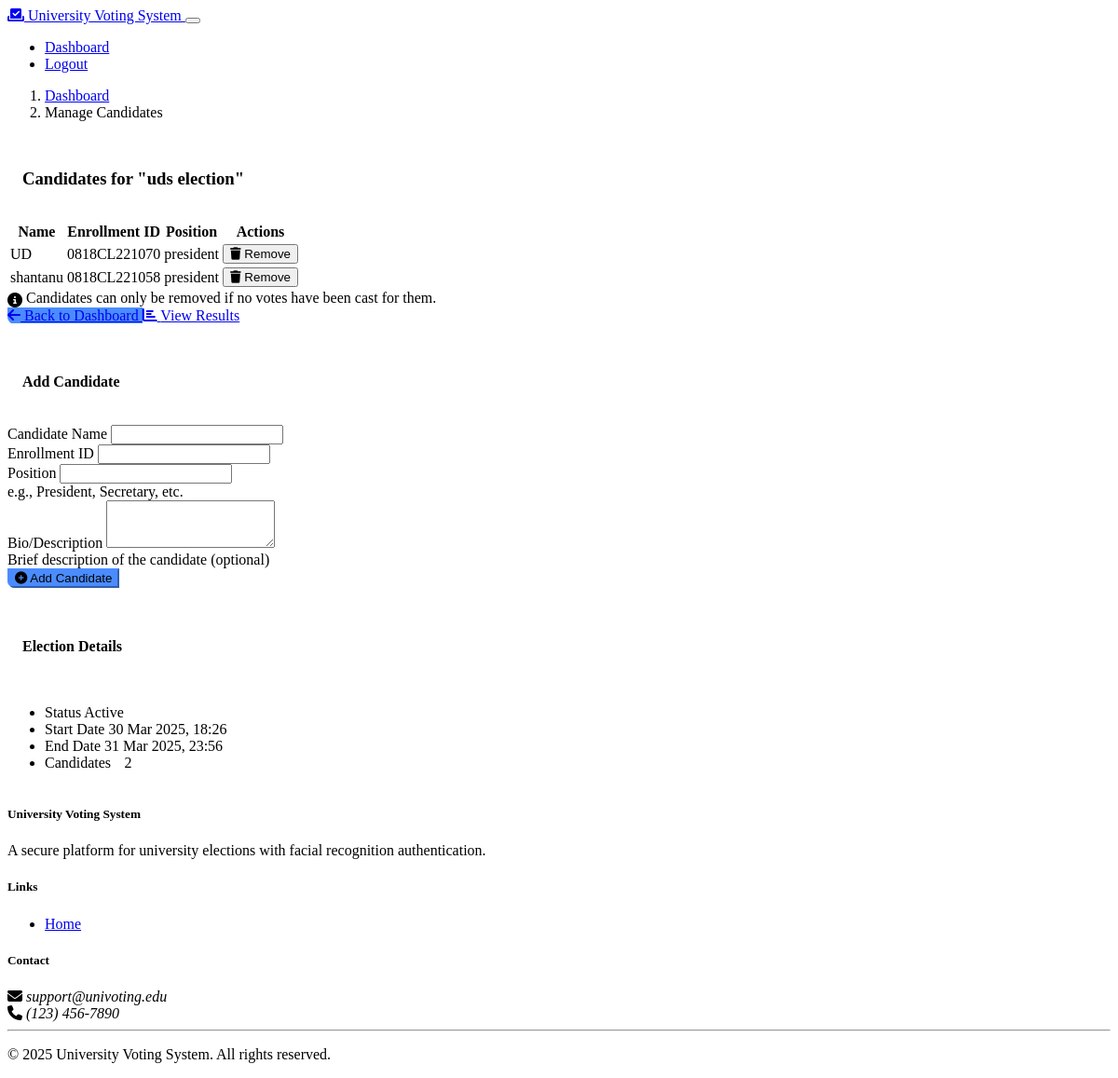
Screenshot of /admin/election/2/candidates (signed in) with the database file from the repository.
### models.py (models this page shows, shortened)
class Election(db.Model):
    id = db.Column(db.Integer, primary_key=True)
    title = db.Column(db.String(100), nullable=False)
    description = db.Column(db.Text, nullable=True)
    start_date = db.Column(db.DateTime, nullable=False)
    end_date = db.Column(db.DateTime, nullable=False)
    is_active = db.Column(db.Boolean, default=False)
    created_by = db.Column(db.Integer, db.ForeignKey('user.id'), nullable=False)
    created_at = db.Column(db.DateTime, default=datetime.datetime.utcnow)
    candidates = db.relationship('Candidate', backref='election', lazy=True, cascade="all, delete-orphan")
    votes = db.relationship('Vote', backref='election', lazy=True, cascade="all, delete-orphan")
    admin = db.relationship('User', backref='created_elections')

class Candidate(db.Model):
    id = db.Column(db.Integer, primary_key=True)
    name = db.Column(db.String(100), nullable=False)
    enrollment_id = db.Column(db.String(50), nullable=False)
    position = db.Column(db.String(100), nullable=False)
    bio = db.Column(db.Text, nullable=True)
    election_id = db.Column(db.Integer, db.ForeignKey('election.id'), nullable=False)
    created_at = db.Column(db.DateTime, default=datetime.datetime.utcnow)
    votes = db.relationship('Vote', backref='candidate', lazy=True)

### routes.py (the view, shortened to what this page needs)
@app.route('/admin/election/<int:election_id>/candidates', methods=['GET', 'POST'])
def manage_candidates(election_id):
    if not is_logged_in() or not is_admin():
        flash('You do not have permission to access this page', 'danger')
        return redirect(url_for('admin_login'))
    user_id = session.get('user_id')
    election = Election.query.get_or_404(election_id)
    if election.created_by != user_id:
        flash('You do not have permission to manage candidates for this election', 'danger')
        return redirect(url_for('admin_dashboard'))
    candidates = Candidate.query.filter_by(election_id=election_id).all()
    now = datetime.datetime.utcnow()
    return render_template('manage_candidates.html', election=election, candidates=candidates, now=now)

### models.py (called while the page is built)
    def is_admin(self):
        return self.role == 'admin'

### routes.py (called while the page is built)
def is_logged_in():
    return 'user_id' in session

def is_admin():
    if not is_logged_in():
        return False
    user_id = session.get('user_id')
    user = User.query.get(user_id)
    return user and user.is_admin()

### templates/manage_candidates.html (shortened to what this page needs)
{% extends 'base.html' %}
{% block content %}
<div class="container py-4">
    <nav aria-label="breadcrumb">
        <ol class="breadcrumb">
            <li class="breadcrumb-item"><a href="{{ url_for('admin_dashboard') }}">Dashboard</a></li>
            <li class="breadcrumb-item active">Manage Candidates</li>
        </ol>
    </nav>
    <div class="row">
        <div class="col-md-8">
            <div class="card shadow mb-4">
                <div class="card-header bg-primary text-white d-flex justify-content-between align-items-center">
                    <h3 class="mb-0">Candidates for "{{ election.title }}"</h3>
                </div>
                <div class="card-body">
                    {% if candidates %}
                        <div class="table-responsive">
                            <table class="table table-hover">
                                <thead>
                                    <tr>
                                        <th>Name</th>
                                        <th>Enrollment ID</th>
                                        <th>Position</th>
                                        <th>Actions</th>
                                    </tr>
                                </thead>
                                <tbody>
                                    {% for candidate in candidates %}
                                        <tr>
                                            <td>{{ candidate.name }}</td>
                                            <td>{{ candidate.enrollment_id }}</td>
                                            <td>{{ candidate.position }}</td>
                                            <td>
                                                <form method="POST" action="{{ url_for('delete_candidate', candidate_id=candidate.id) }}" class="d-inline" onsubmit="return confirm('Are you sure you want to delete this candidate?')">
                                                    <button type="submit" class="btn btn-sm btn-outline-danger">
                                                        <i class="fas fa-trash me-1"></i> Remove
                                                    </button>
                                                </form>
                                            </td>
                                        </tr>
                                    {% endfor %}
                                </tbody>
                            </table>
                        </div>
                    {% endif %}
                    <div class="alert alert-info mt-3">
                        <i class="fas fa-info-circle me-2"></i> Candidates can only be removed if no votes have been cast for them.
                    </div>
                    <div class="d-grid gap-2 d-md-flex justify-content-md-start mt-3">
                        <a href="{{ url_for('admin_dashboard') }}" class="btn btn-primary">
                            <i class="fas fa-arrow-left me-2"></i> Back to Dashboard
                        </a>
                        {% if candidates %}
                            <a href="{{ url_for('view_results', election_id=election.id) }}" class="btn btn-success">
                                <i class="fas fa-chart-bar me-2"></i> View Results
                            </a>
                        {% endif %}
                    </div>
                </div>
            </div>
        </div>
        <div class="col-md-4">
            <div class="card shadow">
                <div class="card-header bg-secondary text-white">
                    <h4 class="mb-0">Add Candidate</h4>
                </div>
                <div class="card-body">
                    <form method="POST" action="{{ url_for('manage_candidates', election_id=election.id) }}">
                        <div class="mb-3">
                            <label for="name" class="form-label">Candidate Name</label>
                            <input type="text" class="form-control" id="name" name="name" required>
                        </div>
                        <div class="mb-3">
                            <label for="enrollment_id" class="form-label">Enrollment ID</label>
                            <input type="text" class="form-control" id="enrollment_id" name="enrollment_id" required>
                        </div>
                        <div class="mb-3">
                            <label for="position" class="form-label">Position</label>
                            <input type="text" class="form-control" id="position" name="position" required>
                            <div class="form-text">e.g., President, Secretary, etc.</div>
                        </div>
                        <div class="mb-3">
                            <label for="bio" class="form-label">Bio/Description</label>
                            <textarea class="form-control" id="bio" name="bio" rows="3"></textarea>
                            <div class="form-text">Brief description of the candidate (optional)</div>
                        </div>
                        <div class="d-grid">
                            <button type="submit" class="btn btn-primary">
                                <i class="fas fa-plus-circle me-2"></i> Add Candidate
                            </button>
                        </div>
                    </form>
                </div>
            </div>
            <div class="card shadow mt-4">
                <div class="card-header bg-info text-white">
                    <h4 class="mb-0">Election Details</h4>
                </div>
                <div class="card-body">
                    <ul class="list-group list-group-flush">
                        <li class="list-group-item d-flex justify-content-between align-items-center">
                            <span>Status</span>
                            <span class="badge bg-{{ 'success' if election.is_active else 'danger' }}">
                                {{ 'Active' if election.is_active else 'Inactive' }}
                            </span>
                        </li>
                        <li class="list-group-item d-flex justify-content-between align-items-center">
                            <span>Start Date</span>
                            <span>{{ election.start_date.strftime('%d %b %Y, %H:%M') }}</span>
                        </li>
                        <li class="list-group-item d-flex justify-content-between align-items-center">
                            <span>End Date</span>
                            <span>{{ election.end_date.strftime('%d %b %Y, %H:%M') }}</span>
                        </li>
                        <li class="list-group-item d-flex justify-content-between align-items-center">
                            <span>Candidates</span>
                            <span class="badge bg-primary rounded-pill">{{ candidates|length }}</span>
                        </li>
                    </ul>
                </div>
            </div>
        </div>
    </div>
</div>
{% endblock %}

### static/css/custom.css (style rules this page uses)
.card { margin-bottom: 1rem; border-radius: 0.5rem; overflow: hidden; }
.card-header { padding: 1rem; }
.btn-primary { background-color: #4a8cff; border-color: #4a8cff; }
.badge.rounded-pill { padding: 0.35em 0.65em; }
.alert i { vertical-align: middle; }

### rows the page displays
Election: title "uds election", is_active "Active", start_date "30 Mar 2025, 18:26", end_date "31 Mar 2025, 23:56"
Candidate: name "UD", enrollment_id "0818CL221070", position "president"
Candidate: name "shantanu", enrollment_id "0818CL221058", position "president"

### other values shown
{{ candidates|length }} "2"
